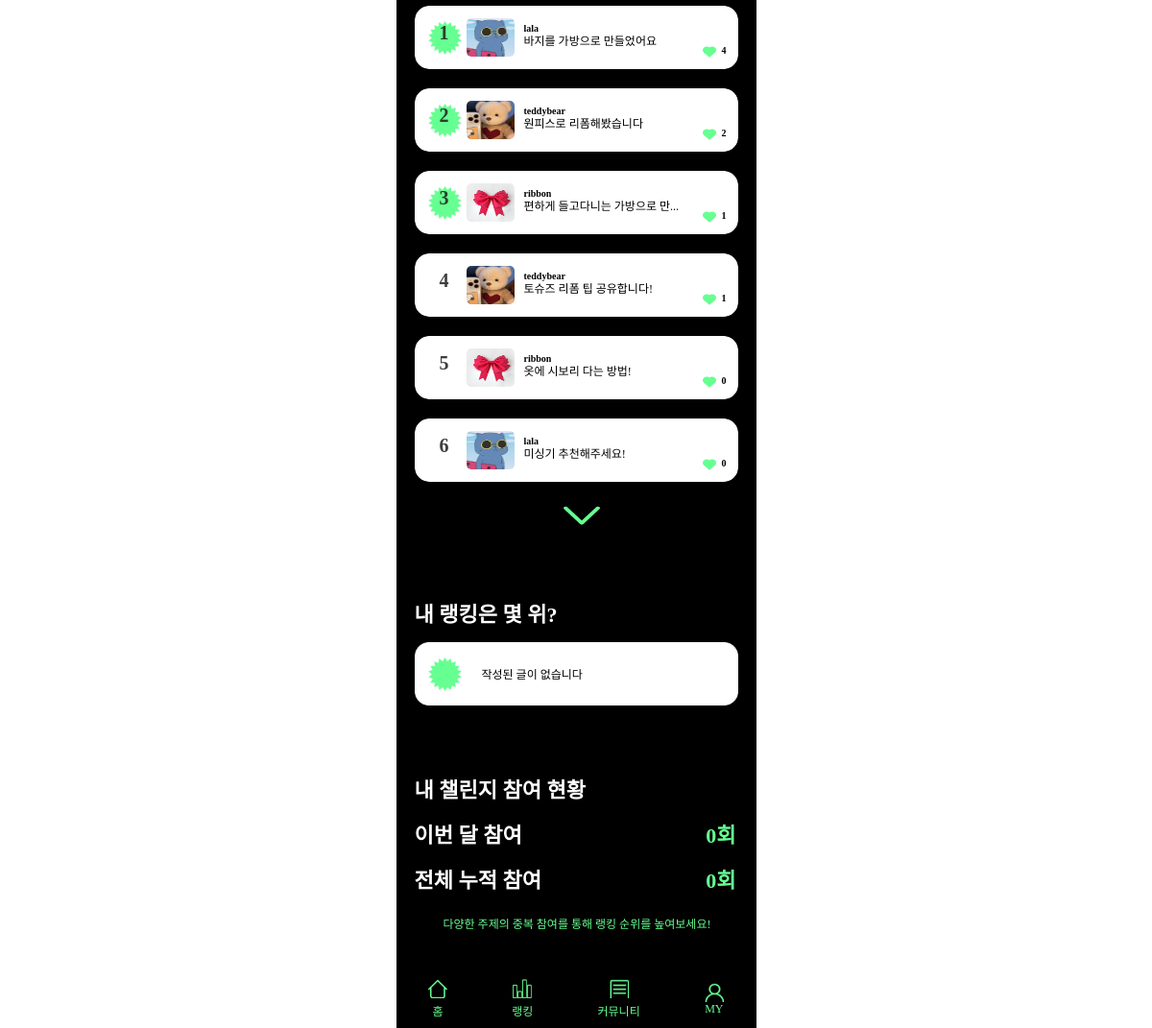
The app's page /ranking (lower part), older data.
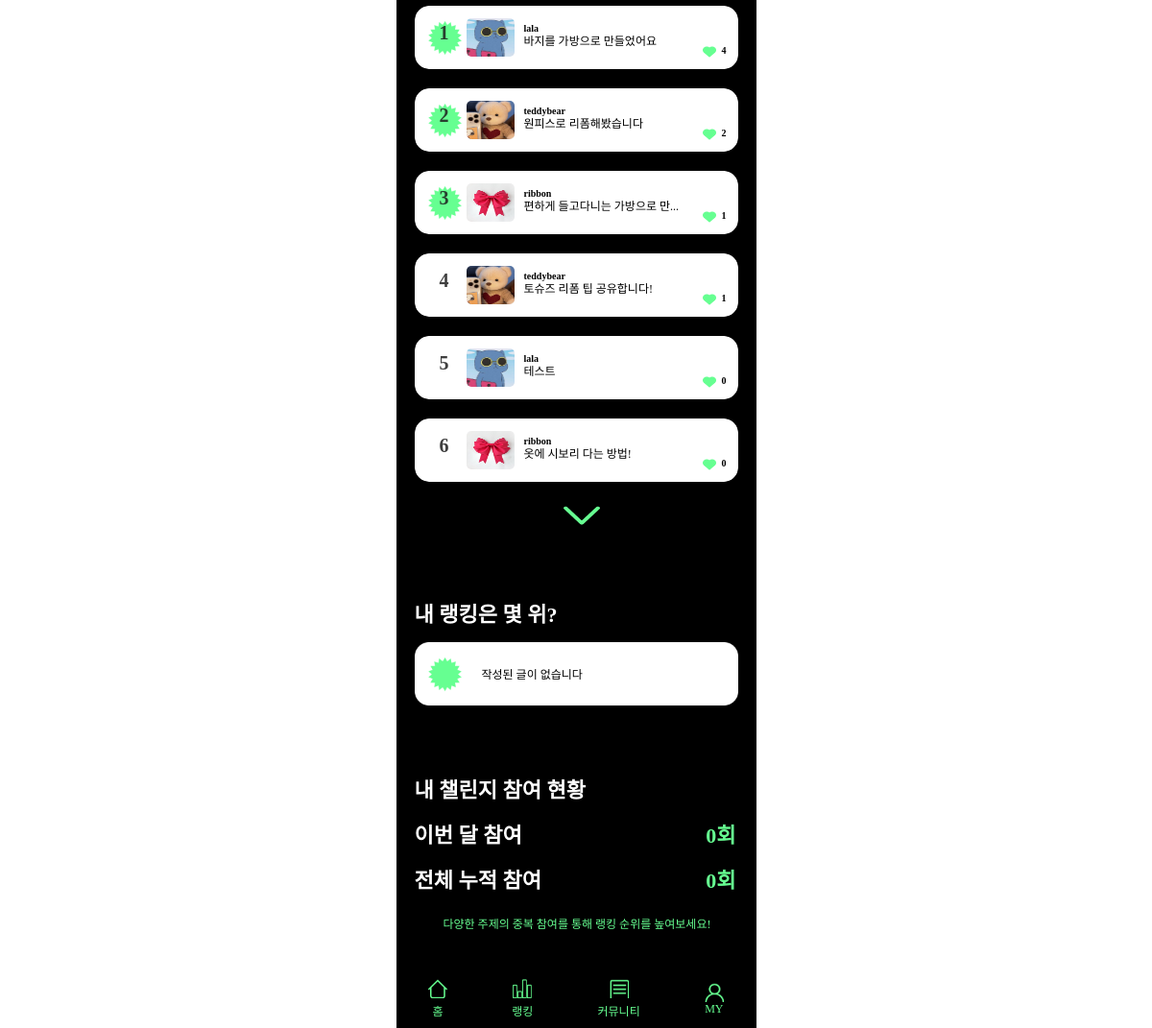
The same page, newer data.
### mainApp/models.py (models this page shows, shortened)
class Post(models.Model):
    title = models.CharField(max_length=50) # 글의 제목, 최대 길이는 50
    content = models.TextField() # 글의 본문
    created_at = models.DateTimeField(auto_now_add=True) # 생성일자
    author = models.ForeignKey(to = User, on_delete = models.CASCADE, related_name = "posts")
    category = models.ManyToManyField(to = Category, through = "PostCategory", related_name = "posts")
    like = models.ManyToManyField(to = User, through = "Like", related_name="liked_posts")
    image = models.ImageField(upload_to = upload_filepath, blank = True) # 이미지 업로드
    file = models.FileField(upload_to = upload_filepath, blank = True ) # 파일 업로드

### accountApp/models.py (models this page shows, shortened)
class User(AbstractBaseUser):
    email = models.EmailField(
        verbose_name='email',
        max_length=255,
        unique=True,
    )
    nickname = models.CharField(max_length=20)
    image = models.ImageField()
    is_active = models.BooleanField(default=True)
    is_admin = models.BooleanField(default=False)
    objects = UserManager()
    USERNAME_FIELD = 'email'
    REQUIRED_FIELDS = ['image', 'nickname']

### mainApp/views.py (the view)
# urls.py: path('ranking', ranking, name='ranking'),
def ranking(request):
    users = User.objects.all()
    today = date.today()
    start_of_month = today.replace(day=1)
    monthly_posts = Post.objects.filter(created_at__date__gte=start_of_month) \
                        .annotate(like_count=models.Count('like')) \
                        .order_by('-like_count', '-id')
    user_posts_count = Post.objects.filter(author=request.user.id).count()
    user_posts_monthly_count = monthly_posts.filter(author=request.user.id).count()
    user_post = monthly_posts.filter(author=request.user.id).first()
    user_post_rank = list(monthly_posts).index(user_post) + 1 if user_post else 0
    return render(request, "mainApp/ranking.html", {'object_list': users, 'user_posts_count': user_posts_count, 'user_posts_monthly_count':user_posts_monthly_count,
                                                'user_post':user_post, 'monthly_posts': monthly_posts, 'user_post_rank': user_post_rank})

### mainApp/templates/mainApp/ranking.html (shortened to what the changed rows need)
<!DOCTYPE html>
{% load static %}
<html lang="en">
<head>
    <link rel="stylesheet" href="{% static 'css/ranking.css' %}" />
    <link rel="stylesheet" href="{% static 'js/ranking.js' %}" />
</head>
<body>
    <div class="bottom">
         <br>
        <div class="allRanks">
            {% if monthly_posts %}
                {% for post in monthly_posts %}
                <div class="post-container {% if forloop.counter == 1 %}rank-1{% elif forloop.counter == 2 %}rank-2{% elif forloop.counter == 3 %}rank-3{% endif %} {% if forloop.counter > 6 %}extra{% endif %}">
                        <p class="number">{{ forloop.counter }} </p>
                        {% if post.author.image %}
                            <div class="post-image">
                                <img src="{{ post.author.image.url }}">
                            </div>
                        {% endif %}
                        <div class="post-details">
                            <div class="post-details-details">
                            <h4> {{ post.author.nickname }} </h4>
                            <p><a href="{% url 'mainApp:detail' post.id %}">
                                {% if post.title|length > 16 %}
                                {{ post.title|slice:":16" }}...
                                {% else %}
                                {{ post.title }}
                                {% endif %}
                            </a></p>
                        </div>
                        <div class="heart">
                            <img
                                class="allRankHeart"
                                src="{%static 'img\좋아요.png' %}"
                                alt="좋아요"
                              />
                              <p>{{ post.like.count }} </p>
                            </div>
                        </div>
                    </div>
                {% endfor %}
            {% endif %}
            <button id="show-more-btn" onclick="toggleRankings()">
                <img src="{% static 'img/버튼.png' %}" alt="Show More" />
            </button>
        </div>
    </div>
</body>
</html>

Row changes from the older to the newer data that the page shows:
no longer on this page (row unchanged): Post: author.image (picture), author.nickname "lala", title "미싱기 추천해주세요!", like.count "0"
added Post: author.image (picture), author.nickname "lala", title "테스트", like.count "0"
